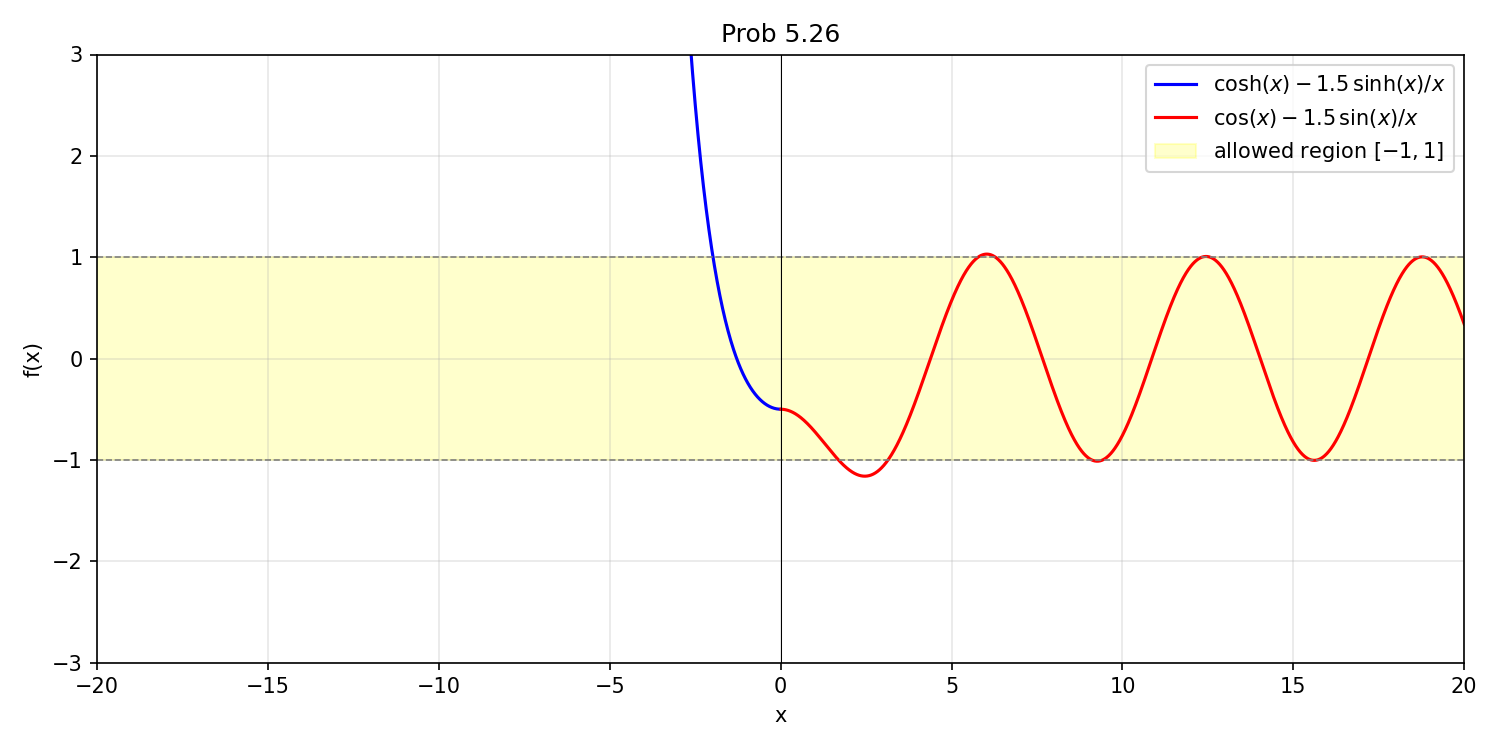

Source code (Python):
import numpy as np
import matplotlib.pyplot as plt

x_neg = np.linspace(-20, -0.01, 2000)
x_pos = np.linspace(0.01, 20, 2000)

y_neg = np.cosh(x_neg) - 1.5 * np.sinh(x_neg) / x_neg
y_pos = np.cos(x_pos) - 1.5 * np.sin(x_pos) / x_pos

fig, ax = plt.subplots(figsize=(10, 5))

ax.plot(x_neg, y_neg, 'b', label=r'$\cosh(x) - 1.5\,\sinh(x)/x$')
ax.plot(x_pos, y_pos, 'r', label=r'$\cos(x) - 1.5\,\sin(x)/x$')

ax.axhline(1, color='gray', linestyle='--', linewidth=0.8)
ax.axhline(-1, color='gray', linestyle='--', linewidth=0.8)
ax.fill_between([-20, 20], -1, 1, color='yellow', alpha=0.2, label='allowed region $[-1, 1]$')

ax.axvline(0, color='k', linewidth=0.5)
ax.set_ylim(-3, 3)
ax.set_xlim(-20, 20)
ax.set_xlabel('x')
ax.set_ylabel('f(x)')
ax.set_title('Prob 5.26')
ax.legend(loc='upper right')
ax.grid(True, alpha=0.3)

plt.tight_layout()
plt.savefig('prob5.26.png', dpi=150)
plt.show()
print("Saved prob5.26.png")
